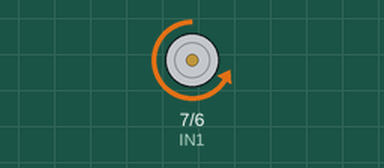
Bench run of a sketch on a simulated Arduino Uno, built with avr-gcc and run on an emulated ATmega328P. Shown: motor-driver pin pairs drawn as motors (green arrow = first pin HIGH = forward, orange = second pin HIGH = backward, longer = more drive, scaled by the enable pin).

Above: at 0.5 s.
At 2.5 s:
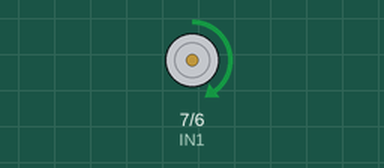
At 18.5 s:
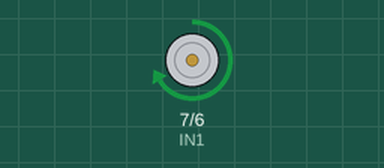
At 39.5 s:
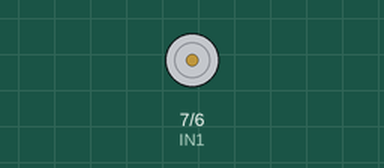
Timing chart, 0 to 41.6 s (numbered marks = the images above):
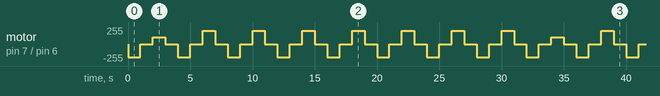

The sketch:

dcmotor.ino
```cpp
int IN1 = 7, IN2 = 6, ENA = 5;

void setup()
{
  for (int i = 5; i < 8; i ++)
  {
    pinMode(i, OUTPUT);
  }
}
void loop()
{
  //turn forward
  digitalWrite(IN1, LOW);
  digitalWrite(IN2, HIGH);
  analogWrite(ENA, 200);
  delay(1000);
  //delay one second
  analogWrite(ENA, 0);
  delay(1000);
  //turn forward
  digitalWrite(IN1, HIGH);
  digitalWrite(IN2, LOW);
  analogWrite(ENA, 100);
  delay(1000);
  //pause one second
  analogWrite(ENA, 0);
  delay(1000);
}
```

Measured:
- by itself, motor on pin 7 (IN1) / pin 6 (IN2): moves between backward 200/255 and forward 200/255, repeating every 32.0 s
